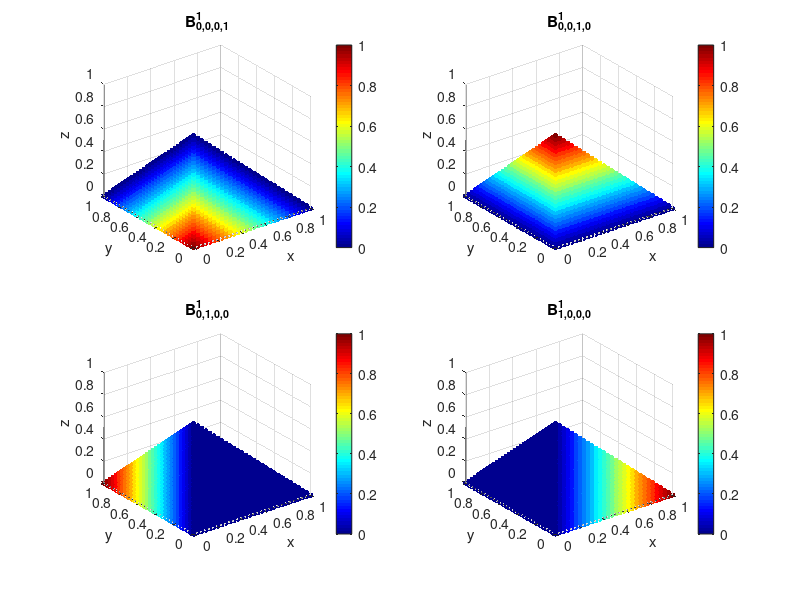

Recreate this plot in MATLAB. (Note: this script raises an error after producing the figure.)
% Define the degree of the Bernstein polynomial
n = 3; % Example degree

% Define the tetrahedron vertices (in barycentric coordinates)
V1 = [1, 0, 0];
V2 = [0, 1, 0];
V3 = [0, 0, 1];
V4 = [0, 0, 0]; 

% Generate a grid of points inside the tetrahedron
num_points = 30;
[x, y, z] = ndgrid(linspace(0, 1, num_points), linspace(0, 1, num_points), linspace(0, 1, num_points));
mask = (x + y + z <= 1); % Ensure points satisfy x + y + z <= 1
x_tetra = x(mask);
y_tetra = y(mask);
z_tetra = z(mask);

% Degrees of Bernstein polynomials to visualize
degrees = 1;
%degrees = 2;

% Define the tetrahedron vertices (in barycentric coordinates)
V1 = [1, 0, 0];
V2 = [0, 1, 0];
V3 = [0, 0, 1];
V4 = [0, 0, 0]; % Origin

% Generate a grid of points inside the tetrahedron
num_points = 30;
[x, y, z] = ndgrid(linspace(0, 1, num_points), linspace(0, 1, num_points), linspace(0, 1, num_points));
mask = (x + y + z <= 1); % Ensure points satisfy x + y + z <= 1
x_tetra = x(mask);
y_tetra = y(mask);
z_tetra = z(mask);

% Loop over degrees
for d = degrees
    figure;
    % Total number of polynomials for a given degree d
    num_polynomials = (d + 1) * (d + 2) * (d + 3) / 6;
    plot_idx = 1; % Subplot index
    
    % Create subplots for each polynomial
    for i = 0:d
        for j = 0:(d-i)
            for k = 0:(d-i-j)
                l = d - i - j - k; % Ensure i + j + k + l = d

                % Compute the Bernstein basis function
                B = nchoosek(d, i) * nchoosek(d - i, j) * nchoosek(d - i - j, k) * ...
                    x_tetra.^i .* y_tetra.^j .* z_tetra.^k .* (1 - x_tetra - y_tetra - z_tetra).^l;

                % Plot the Bernstein basis function
                subplot(ceil(sqrt(num_polynomials)), ceil(sqrt(num_polynomials)), plot_idx);
                scatter3(x_tetra, y_tetra, z_tetra, 15, B, 'filled');
                colormap(jet);
                colorbar;
                title(sprintf('B_{%d,%d,%d,%d}^%d', i, j, k, l, d));
                xlabel('x'); ylabel('y'); zlabel('z');
                grid on;
                view(3);
                
                % Increment subplot index
                plot_idx = plot_idx + 1;
            end
        end
    end

    % Add a title to the figure
    sgtitle(sprintf('Trivariate Bernstein Polynomials for d = %d', d));
end


% Define the degree of the Bernstein polynomial
n = 3; % Example degree

% Define the tetrahedron vertices (in barycentric coordinates)
V1 = [1, 0, 0];
V2 = [0, 1, 0];
V3 = [0, 0, 1];
V4 = [0, 0, 0]; % Origin

% Generate a grid of points inside the tetrahedron
num_points = 30;
[x, y, z] = ndgrid(linspace(0, 1, num_points), linspace(0, 1, num_points), linspace(0, 1, num_points));
mask = (x + y + z <= 1); % Ensure points satisfy x + y + z <= 1
x_tetra = x(mask);
y_tetra = y(mask);
z_tetra = z(mask);

% Choose indices for the Bernstein basis function
i = 1; j = 1; k = 1; l = n - i - j - k; % Ensure i + j + k + l = n

% Compute the Bernstein basis function
B = nchoosek(n, i) * nchoosek(n - i, j) * nchoosek(n - i - j, k) * ...
    x_tetra.^i .* y_tetra.^j .* z_tetra.^k .* (1 - x_tetra - y_tetra - z_tetra).^l;

% Plot the Bernstein basis function
%figure;
scatter3(x_tetra, y_tetra, z_tetra, 15, B, 'filled');
colormap(jet);
colorbar;
title(sprintf('Trivariate Bernstein Polynomial B_{%d,%d,%d,%d}^%d', i, j, k, l, n));
xlabel('x'); ylabel('y'); zlabel('z');
grid on;
view(3);
